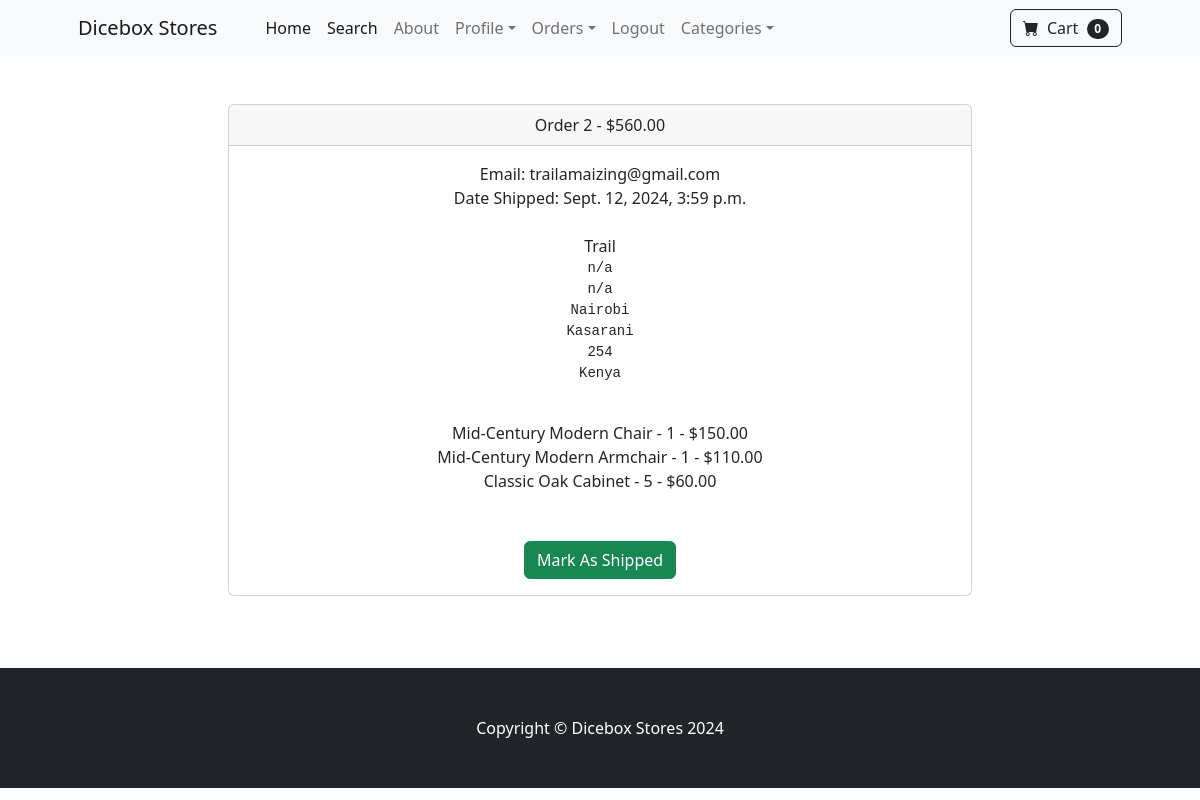
Page /payment/orders/2 (signed in) on the committed database.
### payment/models.py (models this page shows, shortened)
class Order(models.Model):
	user = models.ForeignKey(User, on_delete=models.CASCADE, null=True, blank=True)
	full_name = models.CharField(max_length=250)
	email = models.EmailField(max_length=250)
	shipping_address = models.TextField(max_length=15000)
	amount_paid = models.DecimalField(max_digits=7, decimal_places=2)
	date_ordered = models.DateTimeField(auto_now_add=True)
	shipped = models.BooleanField(default=False)
	date_shipped = models.DateTimeField(blank=True, null=True)

class OrderItem(models.Model):
	order = models.ForeignKey(Order, on_delete=models.CASCADE, null=True)
	product = models.ForeignKey(Product, on_delete=models.CASCADE, null=True)
	user = models.ForeignKey(User, on_delete=models.CASCADE, null=True, blank=True)
	quantity = models.PositiveBigIntegerField(default=1)
	price = models.DecimalField(max_digits=7, decimal_places=2)

### store/models.py (models this page shows)
class Product(models.Model):
    name = models.CharField(max_length=100)
    price = models.DecimalField(default=0, decimal_places=2, max_digits=10)
    category = models.ForeignKey('Category', on_delete=models.CASCADE)
    description = models.CharField(max_length=250, default='', blank=True, null=True)
    image = models.ImageField(upload_to='uploads/product/')
    is_sale = models.BooleanField(default=False)
    sale_price = models.DecimalField(default=0, decimal_places=2,max_digits=10)
    def __str__(self):
        return self.name

### payment/views.py (the view, shortened to what this page needs)
# urls.py: path('orders/<int:pk>', views.orders, name='orders'),
def orders(request, pk):
	if request.user.is_authenticated and request.user.is_superuser:
		order = Order.objects.get(id=pk)
		items = OrderItem.objects.filter(order=pk)
		return render(request, 'payment/orders.html', {"order":order, "items":items})
	else:
		messages.success(request, "Access Denied")
		return redirect('home')

### cart/cart.py (called while the page is built)
    def __len__(self):
        return len(self.cart)

### cart/context_processors.py (called while the page is built)
def cart(request):
	return {'cart': Cart(request)}

### payment/templates/payment/orders.html (shortened to what this page needs)
{% extends 'base.html' %}
{% block content %}
        <div class="container">
        	<div class="row">
        		<center>
        			<div class="col-8">
        				<br/><br/>
<div class="card">
  <div class="card-header">
    Order {{ order.id}} - ${{order.amount_paid}}
  </div>
  <div class="card-body">
    Email: {{ order.email}}<br/>
    {% if order.date_shipped %}
      Date Shipped: {{ order.date_shipped}}
    {% else %}
     Date Ordered: {{ order.date_ordered}}
    {% endif %}
    <br/><br/>
    {{ order.full_name }}<br/>
    <pre>{{ order.shipping_address }}
    </pre>
    {% for item in items %}
      {{ item.product }} - {{ item.quantity }} - ${{ item.price }}<br/>
    {% endfor %}
    <br/><br/>
    {% if not order.shipped %}
    <form method="POST">
      <button type="Submit" class="btn btn-success">Mark As Shipped</button>
    {% else %}
    <form method="POST">
      {% csrf_token %}
      <input type="hidden" name="shipping_status" value="false">
      <button type="Submit" class="btn btn-danger">Mark As Not Shipped</button>
    </from>
    {% endif %}
  </div>
</div>
<br/>
<br/><br/>
        			</div>
        		</center>
        	</div>
        </div>
{% endblock %}

### rows in the picture
Order: id "2", amount_paid "560.00", email "trailamaizing@gmail.com", date_shipped "Sept. 12, 2024, 3:59 p.m.", full_name "Trail", shipping_address "n/a n/a Nairobi Kasarani 254 Kenya"
OrderItem: product "Mid-Century Modern Chair", quantity "1", price "150.00"
OrderItem: product "Mid-Century Modern Armchair", quantity "1", price "110.00"
OrderItem: product "Classic Oak Cabinet", quantity "5", price "60.00"

### other values in the picture
{{ cart|length }} "0"
